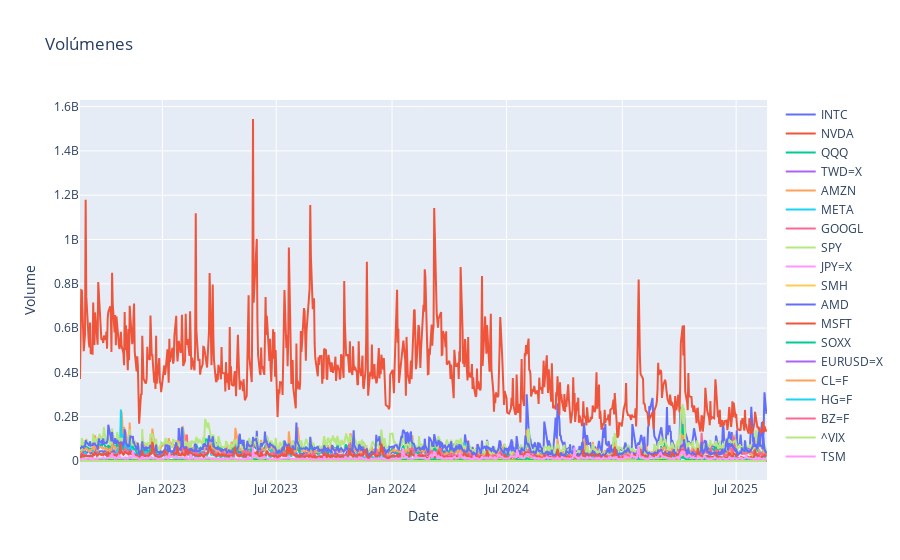

Here is the notebook cell this chart was saved with:
### Markdown cell above
Esta visualización tiene como ventaja que todo está normalizado. En precios algunas son mucho más grandes que otras y no se ven bien. 

El daily_return nos permite ver épocas de volatilidad.

### Code cell
fig_vol = go.Figure()

for name, df in dfs.items():
    fig_vol.add_trace(
        go.Scatter(
            x=df.index,
            y=df['volume'],
            mode='lines',
            name=name,
        )
    )

fig_vol.update_layout(title='Volúmenes ', xaxis_title='Date', yaxis_title='Volume')
fig_vol.show()

### Figure 1 — Plotly figure (JSON) as saved in the notebook; plotly's stock layout.template omitted (floating-point values rounded to 4 significant figures; data arrays with more than 128 entries replaced by an {"elided": "..."} marker saying what was removed)
{"data": [{"mode": "lines", "name": "INTC", "type": "scatter", "x": {"elided": "749 str values"}, "y": {"elided": "749 int values"}}, {"mode": "lines", "name": "NVDA", "type": "scatter", "x": {"elided": "749 str values"}, "y": {"elided": "749 int values"}}, {"mode": "lines", "name": "QQQ", "type": "scatter", "x": {"elided": "749 str values"}, "y": {"elided": "749 int values"}}, {"mode": "lines", "name": "TWD=X", "type": "scatter", "x": {"elided": "778 str values"}, "y": {"elided": "778 int values"}}, {"mode": "lines", "name": "AMZN", "type": "scatter", "x": {"elided": "749 str values"}, "y": {"elided": "749 int values"}}, {"mode": "lines", "name": "META", "type": "scatter", "x": {"elided": "749 str values"}, "y": {"elided": "749 int values"}}, {"mode": "lines", "name": "GOOGL", "type": "scatter", "x": {"elided": "749 str values"}, "y": {"elided": "749 int values"}}, {"mode": "lines", "name": "SPY", "type": "scatter", "x": {"elided": "749 str values"}, "y": {"elided": "749 int values"}}, {"mode": "lines", "name": "JPY=X", "type": "scatter", "x": {"elided": "778 str values"}, "y": {"elided": "778 int values"}}, {"mode": "lines", "name": "SMH", "type": "scatter", "x": {"elided": "749 str values"}, "y": {"elided": "749 int values"}}, {"mode": "lines", "name": "AMD", "type": "scatter", "x": {"elided": "749 str values"}, "y": {"elided": "749 int values"}}, {"mode": "lines", "name": "MSFT", "type": "scatter", "x": {"elided": "749 str values"}, "y": {"elided": "749 int values"}}, {"mode": "lines", "name": "SOXX", "type": "scatter", "x": {"elided": "749 str values"}, "y": {"elided": "749 int values"}}, {"mode": "lines", "name": "EURUSD=X", "type": "scatter", "x": {"elided": "778 str values"}, "y": {"elided": "778 int values"}}, {"mode": "lines", "name": "CL=F", "type": "scatter", "x": {"elided": "751 str values"}, "y": {"elided": "751 int values"}}, {"mode": "lines", "name": "HG=F", "type": "scatter", "x": {"elided": "752 str values"}, "y": {"elided": "752 int values"}}, {"mode": "lines", "name": "BZ=F", "type": "scatter", "x": {"elided": "752 str values"}, "y": {"elided": "752 int values"}}, {"mode": "lines", "name": "^VIX", "type": "scatter", "x": {"elided": "749 str values"}, "y": {"elided": "749 int values"}}, {"mode": "lines", "name": "TSM", "type": "scatter", "x": {"elided": "749 str values"}, "y": {"elided": "749 int values"}}], "layout": {"title": {"text": "Volúmenes "}, "xaxis": {"title": {"text": "Date"}}, "yaxis": {"title": {"text": "Volume"}}}}
